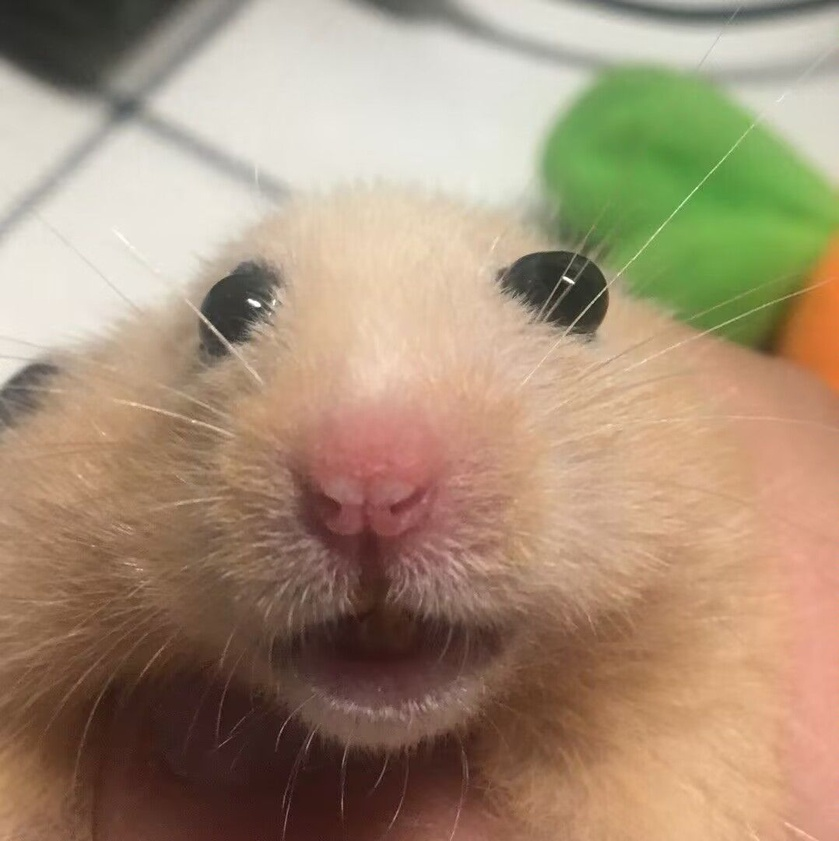
#> input picture img.jpg, 839 x 841 px, shrunk from 1078 x 1080 before the run
$ python noisetest.py
#> lines starting #> are read from the running program, lines starting #| are printed output that depends on the picture
#> further down, img is the input picture: PIL image 839x841 RGB; mean R, G, B 166.2, 144.1, 119.5
from PIL import Image
import numpy as np

def add_gaussian_noise(image, mean=0, std=50):
#> called with mean = 0, std = 50
    img = np.array(image)
    noise = np.random.normal(mean, std, img.shape)
    noisy_img = img + noise
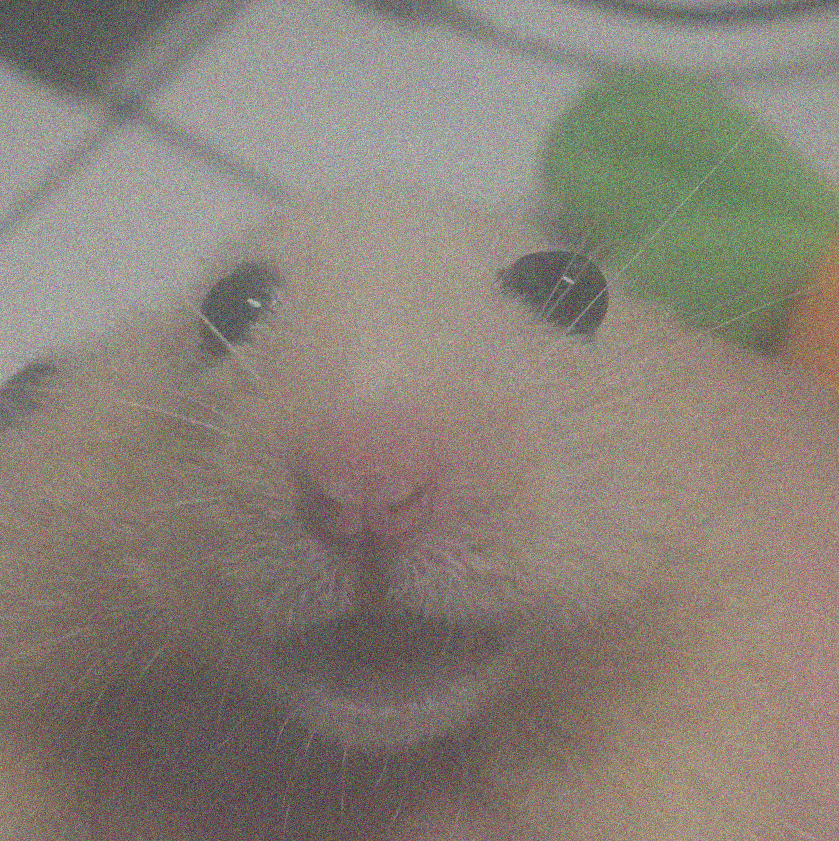
#> noisy_img: shape (841, 839, 3) float64; mean R, G, B 166.2, 144.2, 119.5; drawn with min black and max white
    noisy_img = np.clip(noisy_img, 0, 255)
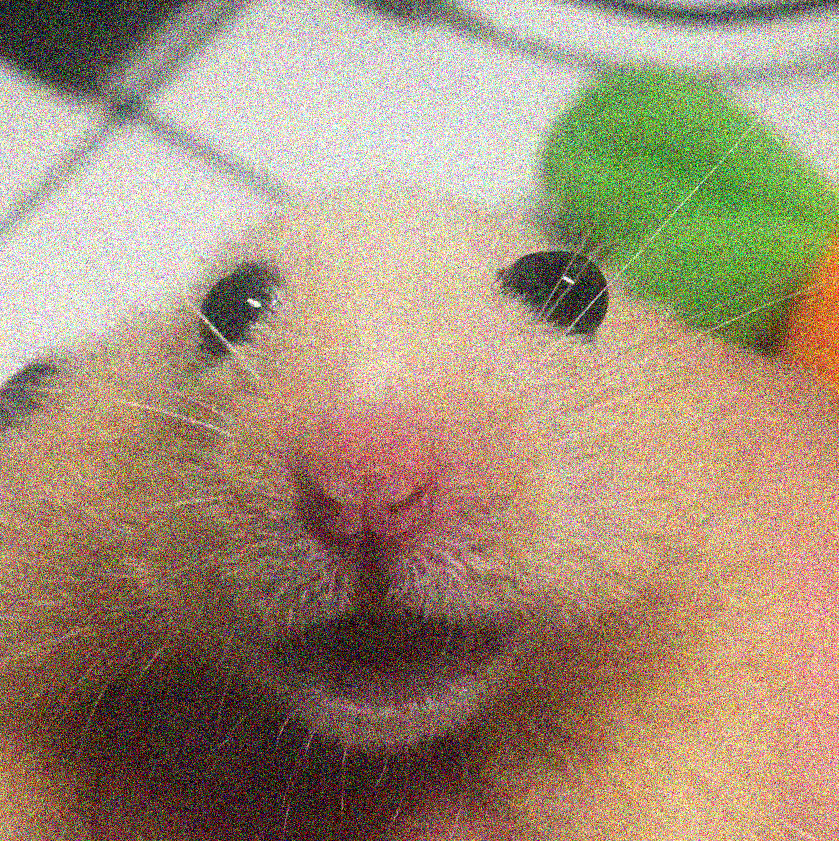
#> noisy_img: shape (841, 839, 3) float64; mean R, G, B 163, 143.2, 119.9
    noisy_img = Image.fromarray(noisy_img.astype(np.uint8))
#> noisy_img: PIL image 839x841 RGB
    return noisy_img

img = Image.open('img.jpg')
noisy_img = add_gaussian_noise(img)
noisy_img.show()
